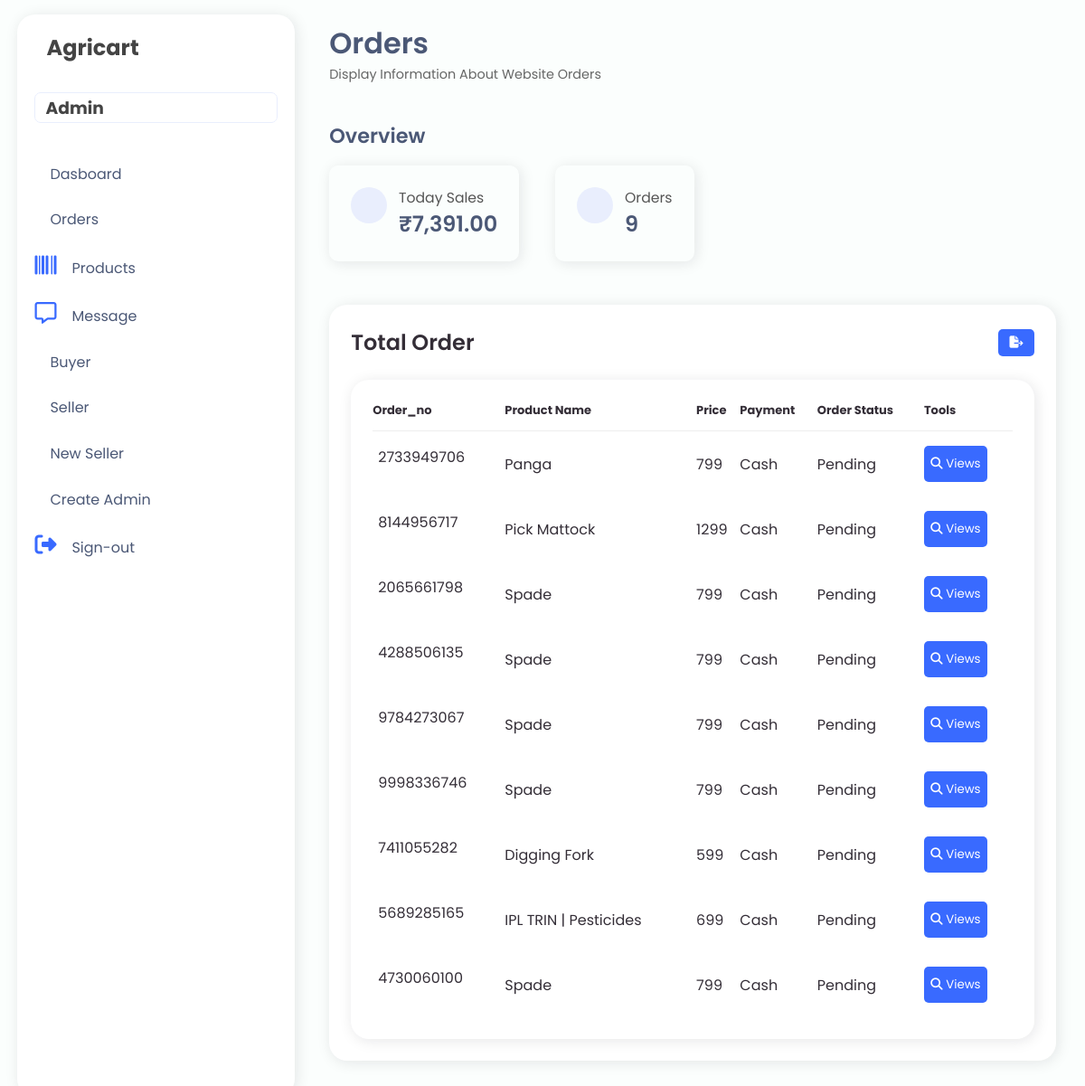
The page /admin/order.php (signed in) on the database its author committed.
### tables this page shows
CREATE TABLE `order_details` (
  `order_id` int(255) NOT NULL,
  `tracking_no` varchar(255) NOT NULL,
  `order_no` varchar(50) NOT NULL,
  `product_id` varchar(50) NOT NULL,
  `buyer_id` int(50) NOT NULL,
  `seller_id` int(255) NOT NULL,
  `payment` int(50) NOT NULL,
  `price` int(255) NOT NULL,
  `quantity` int(255) NOT NULL,
  `status` int(10) NOT NULL,
  `order_date` datetime NOT NULL DEFAULT current_timestamp()
);

CREATE TABLE `product_details` (
  `product_id` int(10) NOT NULL,
  `seller_id` int(255) NOT NULL,
  `name` varchar(50) NOT NULL,
  `description` varchar(255) NOT NULL,
  `mrp` int(255) NOT NULL,
  `price` int(50) NOT NULL,
  `quantity` int(255) NOT NULL,
  `photo` varchar(50) NOT NULL,
  `photo2` varchar(255) NOT NULL,
  `photo3` varchar(255) NOT NULL
);

### admin/order.php (the view, shortened to what this page needs)
<?php
include ("../database/connection.php");
$query = "SELECT o.order_id, o.order_no, p.name AS product_name, bd.full_name AS buyer_name,
          sd.first_name AS seller_name, o.payment, o.price, o.quantity, o.status, o.order_date, o.tracking_no
          FROM order_details o
          JOIN product_details p ON o.product_id = p.product_id
          JOIN buyer_details bd ON o.buyer_id = bd.buyer_id
          JOIN seller_details sd ON o.seller_id = sd.seller_id";
$result = mysqli_query($conn, $query);
$orderQuery = "SELECT COUNT(*) AS totalOrders FROM order_details";
$orderResult = mysqli_query($conn, $orderQuery);
$orderData = mysqli_fetch_assoc($orderResult);
$totalOrders = $orderData['totalOrders'];
$incomeQuery = "SELECT SUM(price) AS totalIncome FROM order_details";
$incomeResult = mysqli_query($conn, $incomeQuery);
$incomeData = mysqli_fetch_assoc($incomeResult);
$totalIncome = $incomeData['totalIncome'];
?>
<!DOCTYPE html>
<html lang="en">
<head>
    <link rel="stylesheet" href="https://maxst.icons8.com/vue-static/landings/line-awesome/line-awesome/1.3.0/css/line-awesome.min.css">
    <link rel="stylesheet" href="admin.css">
</head>
<body>
    <?php include ("navbar.php"); ?>
    <div class="main-content">
        <header>
            <div class="header-title-wrapper">
                <div class="header-title">
                    <h1>Orders</h1>
                    <p>Display Information About Website Orders<span class="las la-chart-lin"></span></p>
                </div>
            </div>
        </header>
        <main>
            <section>
                <h3 class="section-head">Overview</h3>
                <div class="analytics">
                    <div class="analytic">
                        <div class="analytic-icon">
                        </div>
                        <div class="analytic-info">
                            <h4>Today Sales</h4>
                            <h1>₹<?php echo number_format($totalIncome, 2); ?></h1>
                        </div>
                    </div>
                    <div class="analytic">
                        <div class="analytic-icon">
                        </div>
                        <div class="analytic-info">
                            <h4>Orders</h4>
                            <h1><?php echo $totalOrders; ?></h1>
                        </div>
                    </div>
                </div>
            </section>
            <div class="table-data">
                <div class="order">
                <div class="head">
                <h3>Total Order</h3>
                <form id="download">
                    <button class="d" onclick="downloadCSV()"><i class="fa-solid fa-file-export"></i></button>
                 </form>
            </div>
                    <div class="table-data">
                        <div class="order">
                            <table id="table">
                                <thead>
                                    <tr>
                                        <th>Order_no</th>
                                        <th>Product Name</th>
                                        <th>Price</th>
                                        <th>Payment</th>
                                        <th>Order Status</th>
                                        <th>Tools</th>
                                    </tr>
                                </thead>
                                <tbody>
                                    <?php
                                    if (mysqli_num_rows($result) > 0) {
                                        while($row = mysqli_fetch_assoc($result)){
                                    ?>
                                            <tr>
                                                <td><?php echo $row['order_no'];?></td>
                                                <td><?php echo $row['product_name'];?></td>
                                                <td><?php echo $row['price'];?></td>
                                                <?php if($row['payment'] == 0){?>
                                                    <td>Cash</td><?php
                                                }else{
                                                    ?><td>Online</td><?php
                                                }?>
                                                <?php if($row['status'] == 0){?>
                                                    <td>Pending</td><?php
                                                }else{
                                                    ?><td>shipped</td><?php
                                                }?>
                                                <td>
                                                    <button class="a" onclick="openPopup(<?php echo $row['order_id']; ?>)"><i class="fa-solid fa-magnifying-glass"></i> Views</button>
                                                </td>
                                            </tr>
                                            <?php
                                            }
                                        }
                                       ?>
                                </tbody>
                            </table>
                        </div>
                    </div>
                </div>
            </div>
        </main>
    </div>
</body>
</html>

### admin/admin.css (style rules this page uses)
:root { --color-main: #396aff; --bg2: #dce5ff; --bg: #fbfefd; --main-accent: #e9eefd; --main-text: #4b5876; --shadow: rgba(17, 17, 26, 0.1) 2px 2px 16px; --light: #F9F9F9; --blue: #3C91E6; --light-blue: #CFE8FF; --grey: #eee; --dark-grey: #AAAAAA; --dark: #342E37; --red: #DB504A; --yellow: #FFCE26; --light-yellow: #FFF2C6; --orange: #FD7238; --light-orange: #FFE0D3; }
* { padding: 0; margin: 0; text-decoration: none; font-family: 'Poppins', sans-serif; list-style-type: none; box-sizing: border-box; }
body { background: var(--bg); overflow-x: hidden; }
.main-content { margin-left: 345px; width: calc(100vw - 345px); padding: 1rem 1.2rem; padding-right: 2rem; transition: margin-left 300ms; }
header { display: flex; justify-content: space-between; padding-top: .5rem; }
.header-title-wrapper { display: flex; }
.header-title h1 { color: var(--main-text); font-weight: 600; }
.header-title p { color: #666; font-size: .9rem; }
main { padding-top: 2.5rem; padding-bottom: 2.5rem; }
.analytics { display: flex; grid-template-columns: repeat(4, 1fr); grid-gap: 2.5rem; margin-bottom: 3rem; }
.analytic { box-shadow: var(--shadow); padding: 1.5rem; border-radius: 10px; display: flex; }
.analytic-info h4 { font-weight: 400; color: #555; font-size: .98rem; }
.analytic-info h1 { color: var(--main-text); font-weight: 600; }
.analytic:first-child .analytic-icon { background: var(--main-accent); color: var(--color-main); }
.analytic:nth-child(2) .analytic-icon { background: var(--main-accent); color: var(--color-main); }
.analytic-icon { width: 40px; height: 40px; border-radius: 50%; display: grid; place-items: center; margin-right: .8rem; }
.section-head { font-size: 1.4rem; color: var(--main-text); font-weight: 600; margin-bottom: 1rem; }
.table-data { display: flex; flex-wrap: wrap; grid-gap: 24px; margin-top: 24px; width: 100%; color: var(--dark); }
.table-data > div { border-radius: 20px; background: #fff; padding: 24px; overflow-x: auto; box-shadow: var(--shadow); }
.table-data .head { display: flex; align-items: center; grid-gap: 16px; margin-bottom: 24px; }
.table-data .head h3 { margin-right: auto; font-size: 24px; font-weight: 600; }
.table-data .order { flex-grow: 1; flex-basis: 500px; }
.table-data .order table { width: 100%; border-collapse: collapse; }
.table-data .order table th { padding-bottom: 12px; font-size: 13px; text-align: left; border-bottom: 1px solid var(--grey); }
.table-data .order table td { padding: 16px 0; }
.table-data .order table tr td:first-child { display: flex; align-items: center; grid-gap: 12px; padding-left: 6px; }
#download button { background-color: #396aff; color: #fff; border: none; border-radius: 5px; cursor: pointer; height: 30px; width: 40px; }
button { background-color: #396aff; color: #fff; border: none; border-radius: 5px; cursor: pointer; height: 30px; width: 40px; }
#table button { background-color: #396aff; color: #fff; padding: 10px 6px; border: none; border-radius: 5px; cursor: pointer; height: 40px; width: 70px; }

### rows shown on the page
order_details: order_no "2733949706", product.name "Panga", price "799", payment "Cash", status "Pending"
order_details: order_no "8144956717", product.name "Pick Mattock", price "1299", payment "Cash", status "Pending"
order_details: order_no "2065661798", product.name "Spade", price "799", payment "Cash", status "Pending"
order_details: order_no "4288506135", product.name "Spade", price "799", payment "Cash", status "Pending"
order_details: order_no "9784273067", product.name "Spade", price "799", payment "Cash", status "Pending"
order_details: order_no "9998336746", product.name "Spade", price "799", payment "Cash", status "Pending"
order_details: order_no "7411055282", product.name "Digging Fork", price "599", payment "Cash", status "Pending"
order_details: order_no "5689285165", product.name "IPL TRIN | Pesticides", price "699", payment "Cash", status "Pending"
order_details: order_no "4730060100", product.name "Spade", price "799", payment "Cash", status "Pending"

### other values the page prints
$totalIncome "7,391.00"
$totalOrders "9"
